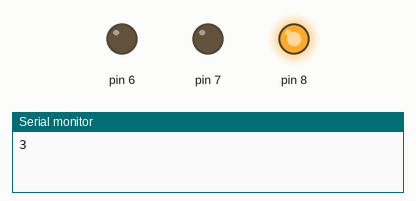
Bench run of a sketch on a simulated Arduino Uno, built with avr-gcc and run on an emulated ATmega328P. Parts: output pins drawn as LEDs (lit = HIGH), the last lines printed to the serial monitor. Random numbers use the default seed unless the sketch sets one.

Above: at 0.1 s.
At 8.1 s:
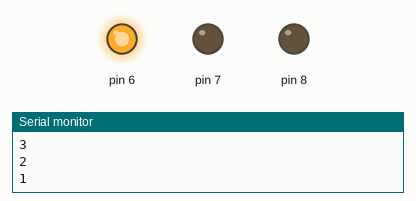
At 18.1 s:
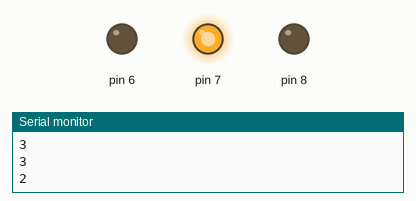
At 39.1 s:
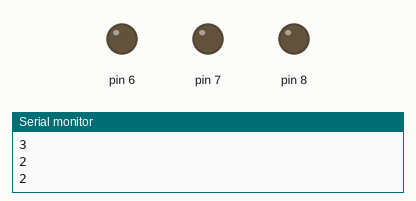
Timing chart, 0 to 40.0 s (numbered marks = the images above):
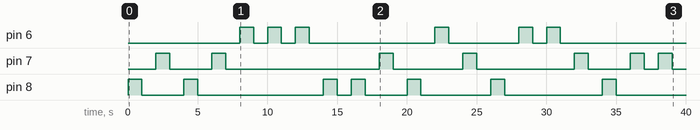

Measured:
- by itself, pin 6: LOW → HIGH at 8.0 s, → LOW 1.0 s later, → HIGH 1.0 s later, → LOW 1.0 s later, … (12 changes in this stretch)
- by itself, pin 7: LOW → HIGH at 2.0 s, → LOW 1.0 s later, → HIGH 3.0 s later, → LOW 1.0 s later, … (14 changes in this stretch)
- by itself, pin 8: LOW → HIGH at 0.00 s, → LOW 1.0 s later, → HIGH 3.0 s later, → LOW 1.0 s later, … (14 changes in this stretch)

The sketch:

random_num_test.ino
```cpp
//Test if random number generation is working through outputs and LEDs

//Define random number varible
byte rand_num = 0;

void setup() {
  //Initialize communication with computer from microprocessor
  Serial.begin(9600);

  //Seed random number generation
  randomSeed(analogRead(0));

  //Set digital pins 8,7,6 as outputs for LEDs
  pinMode(8, OUTPUT);
  pinMode(7, OUTPUT);
  pinMode(6, OUTPUT);

}

void loop() {
  //Generate random number between 1 and 3
  rand_num = random(1,4);

  //if number is 1 - turn digital pin 6 on and off
  if(rand_num == 1){
    Serial.println("1");
    digitalWrite(6, HIGH);
    delay(1000);
    digitalWrite(6, LOW);
    delay(1000);
  }

  //if number is 2 - turn digital pin 7 on and off
  if(rand_num == 2){
    Serial.println("2");
    digitalWrite(7, HIGH);
    delay(1000);
    digitalWrite(7, LOW);
    delay(1000);
  }
  //if number is 3 - turn digital pin 8 on and off
  if(rand_num == 3){
    Serial.println("3");
    digitalWrite(8, HIGH);
    delay(1000);
    digitalWrite(8, LOW);
    delay(1000);
  }

}
```
